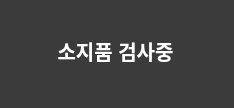
<?xml version="1.0" encoding="UTF-8"?>
<ui version="4.0">
 <class>Dialog</class>
 <widget class="QDialog" name="Dialog">
  <property name="geometry">
   <rect>
    <x>0</x>
    <y>0</y>
    <width>234</width>
    <height>108</height>
   </rect>
  </property>
  <property name="windowTitle">
   <string>Dialog</string>
  </property>
  <widget class="QLabel" name="login_bg">
   <property name="geometry">
    <rect>
     <x>-50</x>
     <y>-20</y>
     <width>351</width>
     <height>181</height>
    </rect>
   </property>
   <property name="styleSheet">
    <string notr="true">background-color: rgb(59, 59, 59); color: white; font: bold 20px;</string>
   </property>
   <property name="text">
    <string/>
   </property>
   <property name="alignment">
    <set>Qt::AlignCenter</set>
   </property>
  </widget>
  <widget class="QLabel" name="label">
   <property name="geometry">
    <rect>
     <x>-10</x>
     <y>30</y>
     <width>251</width>
     <height>41</height>
    </rect>
   </property>
   <property name="styleSheet">
    <string notr="true">background-color: rgb(59, 59, 59); color: white; font: bold 20px;</string>
   </property>
   <property name="text">
    <string>소지품 검사중</string>
   </property>
   <property name="alignment">
    <set>Qt::AlignCenter</set>
   </property>
  </widget>
 </widget>
 <resources/>
 <connections/>
</ui>
